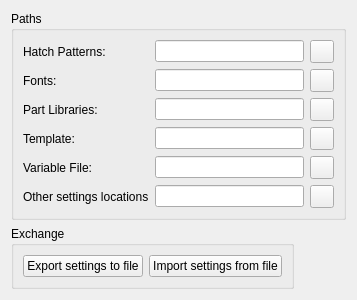
     <widget class="QWidget" name="tabPaths">
      <attribute name="title">
       <string>&amp;Paths</string>
      </attribute>
      <layout class="QGridLayout" name="gridLayout_18">
       <item row="8" column="0">
        <widget class="QGroupBox" name="groupBox_27">
         <property name="title">
          <string>Exchange</string>
         </property>
         <layout class="QGridLayout" name="gridLayout_50">
          <item row="0" column="0">
           <widget class="QPushButton" name="pbExportSettings">
            <property name="toolTip">
             <string>Exports settings to the file.</string>
            </property>
            <property name="text">
             <string>Export settings to file</string>
            </property>
           </widget>
          </item>
          <item row="0" column="1">
           <widget class="QPushButton" name="pbImportSettings">
            <property name="toolTip">
             <string>Imports application's preferences from external file</string>
            </property>
            <property name="text">
             <string>Import settings from file</string>
            </property>
           </widget>
          </item>
         </layout>
        </widget>
       </item>
       <item row="6" column="0" colspan="3">
        <widget class="QGroupBox" name="groupBox_28">
         <property name="title">
          <string>Paths</string>
         </property>
         <layout class="QGridLayout" name="gridLayout_51">
          <item row="5" column="2">
           <widget class="QToolButton" name="variablefile_button">
            <property name="toolTip">
             <string>Click to select file</string>
            </property>
            <property name="icon">
             <iconset resource="../../../../../res/icons/icons.qrc">
              <normaloff>:/icons/open.lci</normaloff>:/icons/open.lci</iconset>
            </property>
           </widget>
          </item>
          <item row="5" column="0">
           <widget class="QLabel" name="label_4">
            <property name="text">
             <string>Variable File:</string>
            </property>
           </widget>
          </item>
          <item row="3" column="1">
           <widget class="QLineEdit" name="lePathLibrary">
            <property name="toolTip">
             <string>&lt;html&gt;&lt;head/&gt;&lt;body&gt;&lt;p&gt;&lt;span style=&quot; font-family:'-apple-system','BlinkMacSystemFont','Segoe UI','Noto Sans','Helvetica','Arial','sans-serif','Apple Color Emoji','Segoe UI Emoji'; font-size:14px; color:#1f2328; background-color:#ffffff;&quot;&gt;Part library folder. The symbol library dxf files must be located in the subdirectories of this folder. The subfolder names will be displayed in the Library Browser.&lt;/span&gt;&lt;/p&gt;&lt;p&gt;&lt;span style=&quot; font-family:'-apple-system','BlinkMacSystemFont','Segoe UI','Noto Sans','Helvetica','Arial','sans-serif','Apple Color Emoji','Segoe UI Emoji'; font-size:14px; color:#1f2328; background-color:#ffffff;&quot;&gt;( Menu: Widgets &amp;gt; Dock Widgets &amp;gt; Library Browser)&lt;/span&gt;&lt;/p&gt;&lt;/body&gt;&lt;/html&gt;</string>
            </property>
           </widget>
          </item>
          <item row="4" column="2">
           <widget class="QToolButton" name="btTemplate">
            <property name="toolTip">
             <string>Click to select directory</string>
            </property>
            <property name="icon">
             <iconset resource="../../../../../res/icons/icons.qrc">
              <normaloff>:/icons/open.lci</normaloff>:/icons/open.lci</iconset>
            </property>
           </widget>
          </item>
          <item row="5" column="1">
           <widget class="QLineEdit" name="variablefile_field">
            <property name="toolTip">
             <string>Path to file with variables</string>
            </property>
           </widget>
          </item>
          <item row="1" column="0">
           <widget class="QLabel" name="textLabel3">
            <property name="text">
             <string>Hatch Patterns:</string>
            </property>
            <property name="wordWrap">
             <bool>false</bool>
            </property>
           </widget>
          </item>
          <item row="2" column="1">
           <widget class="QLineEdit" name="lePathFonts">
            <property name="toolTip">
             <string>Path to folder with fonts</string>
            </property>
           </widget>
          </item>
          <item row="1" column="1">
           <widget class="QLineEdit" name="lePathHatch">
            <property name="toolTip">
             <string>Path to folder with hatch patterns</string>
            </property>
           </widget>
          </item>
          <item row="2" column="0">
           <widget class="QLabel" name="textLabel4">
            <property name="text">
             <string>Fonts:</string>
            </property>
            <property name="wordWrap">
             <bool>false</bool>
            </property>
           </widget>
          </item>
          <item row="4" column="1">
           <widget class="QLineEdit" name="leTemplate"/>
          </item>
          <item row="2" column="2">
           <widget class="QToolButton" name="fonts_button">
            <property name="toolTip">
             <string>Click to select directory</string>
            </property>
            <property name="icon">
             <iconset resource="../../../../../res/icons/icons.qrc">
              <normaloff>:/icons/open.lci</normaloff>:/icons/open.lci</iconset>
            </property>
           </widget>
          </item>
          <item row="1" column="2">
           <widget class="QToolButton" name="hatchpatterns_button">
            <property name="toolTip">
             <string>Click to select directory</string>
            </property>
            <property name="text">
             <string/>
            </property>
            <property name="icon">
             <iconset resource="../../../../../res/icons/icons.qrc">
              <normaloff>:/icons/open.lci</normaloff>:/icons/open.lci</iconset>
            </property>
           </widget>
          </item>
          <item row="3" column="0">
           <widget class="QLabel" name="textLabel6">
            <property name="text">
             <string>Part Libraries:</string>
            </property>
            <property name="wordWrap">
             <bool>false</bool>
            </property>
           </widget>
          </item>
          <item row="3" column="2">
           <widget class="QToolButton" name="btPathLibrary">
            <property name="toolTip">
             <string>Click to select directory</string>
            </property>
            <property name="icon">
             <iconset resource="../../../../../res/icons/icons.qrc">
              <normaloff>:/icons/open.lci</normaloff>:/icons/open.lci</iconset>
            </property>
           </widget>
          </item>
          <item row="4" column="0">
           <widget class="QLabel" name="textLabel7">
            <property name="text">
             <string>Template:</string>
            </property>
            <property name="wordWrap">
             <bool>false</bool>
            </property>
           </widget>
          </item>
          <item row="6" column="0">
           <widget class="QLabel" name="label_8">
            <property name="text">
             <string>Other settings locations</string>
            </property>
           </widget>
          </item>
          <item row="6" column="1">
           <widget class="QLineEdit" name="leOtherSettingsDirectory">
            <property name="toolTip">
             <string>Directory where various settings are located (shortcuts, workspaces, pens etc.)</string>
            </property>
           </widget>
          </item>
          <item row="6" column="2">
           <widget class="QToolButton" name="tbOtherSettings">
            <property name="toolTip">
             <string>Click to select file</string>
            </property>
            <property name="text">
             <string/>
            </property>
            <property name="icon">
             <iconset resource="../../../../../res/icons/icons.qrc">
              <normaloff>:/icons/open.lci</normaloff>:/icons/open.lci</iconset>
            </property>
           </widget>
          </item>
         </layout>
        </widget>
       </item>
       <item row="7" column="2">
        <spacer name="verticalSpacer">
         <property name="orientation">
          <enum>Qt::Vertical</enum>
         </property>
         <property name="sizeHint" stdset="0">
          <size>
           <width>20</width>
           <height>0</height>
          </size>
         </property>
        </spacer>
       </item>
       <item row="8" column="2">
        <spacer name="horizontalSpacer_2">
         <property name="orientation">
          <enum>Qt::Horizontal</enum>
         </property>
         <property name="sizeHint" stdset="0">
          <size>
           <width>40</width>
           <height>20</height>
          </size>
         </property>
        </spacer>
       </item>
      </layout>
     </widget>
